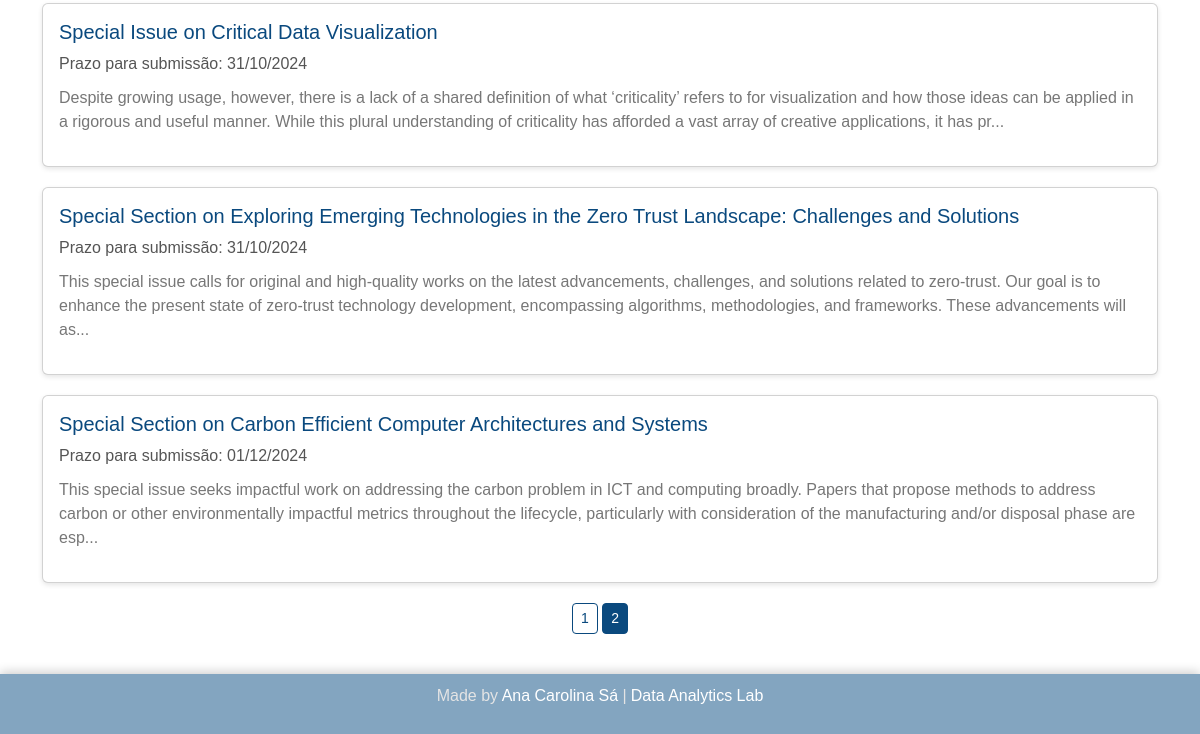
Before: /search?page=2 (lower part) with the older database file.
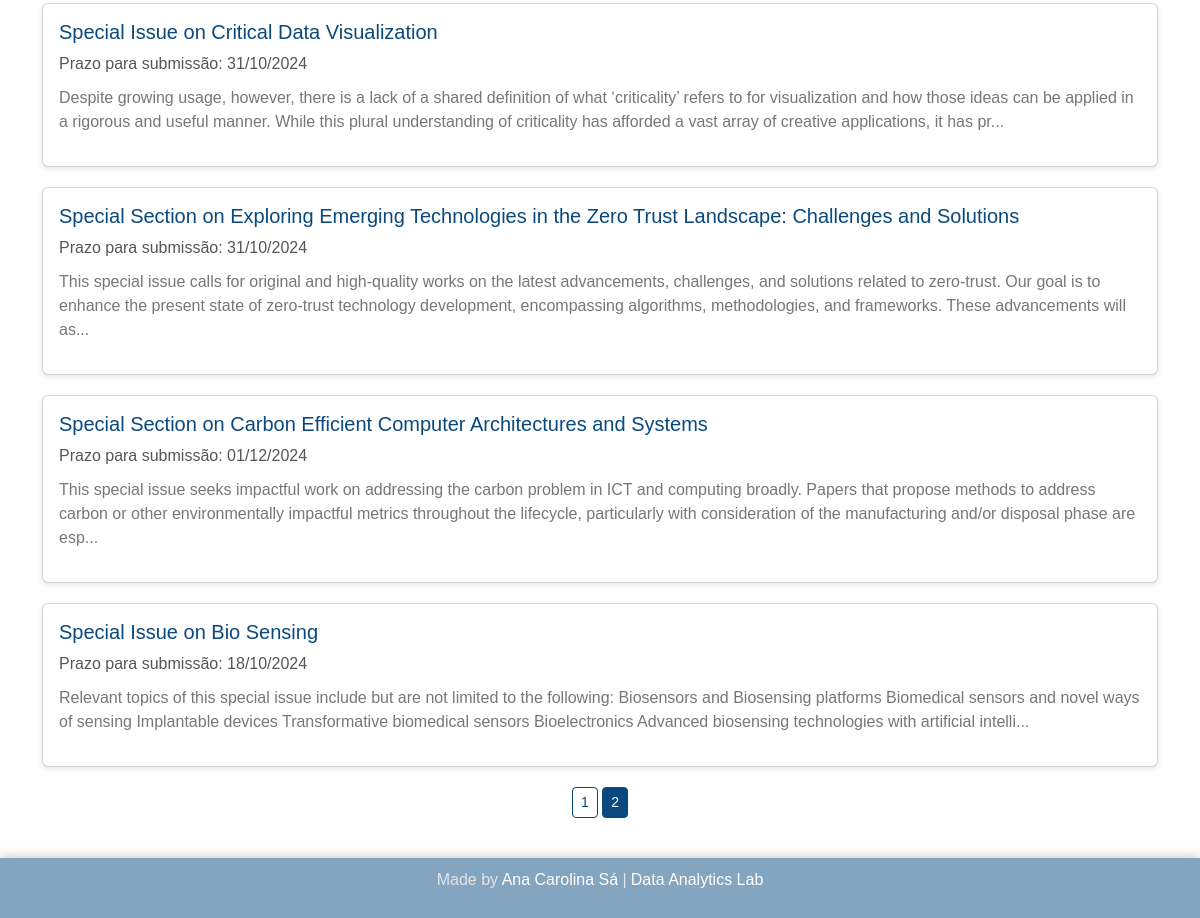
After: the same page with the newer database file.
### website/adm/models.py (models this page shows)
class SPI(db.Model):
    id = db.Column(db.Integer, primary_key=True)
    editora = db.Column(db.String, unique=False, nullable=False)
    revista = db.Column(db.String, unique=False, nullable=False)
    titulo = db.Column(db.String, unique=False, nullable=False)
    link = db.Column(db.String, unique=True, nullable=False)
    prazo = db.Column(db.Date, unique=False, nullable=False)
    datanot = db.Column(db.Date, unique=False, nullable=False)
    detalhes = db.Column(db.String, unique=False, nullable=False)

### website/users/users_rotas.py (the view)
@app.route('/search', methods=['GET', 'POST'])
def users_search():
    if request.method == 'POST':
        form = request.form
        search_value = form['search-box']
        session['search_value'] = search_value  # Armazena na sessão
        search = f"%{search_value}%"
        specialissues = SPI.query.filter(
            SPI.titulo.like(search) | SPI.detalhes.like(search)
        ).paginate(page=1, per_page=20)
        return render_template('users/users_busca.html', specialissues=specialissues, search_value=search_value)
    else:
        page = request.args.get('page', 1, type=int)
        per_page = 20
        search_value = session.get('search_value', '')  # Obtém da sessão
        if page == 1 and search_value:
            specialissues = SPI.query.filter(
                SPI.titulo.like(f"%{search_value}%") | SPI.detalhes.like(f"%{search_value}%")
            ).paginate(page=1, per_page=20)
        else:
            specialissues = SPI.query.paginate(page=page, per_page=per_page)
    return render_template('users/users_busca.html', specialissues=specialissues, search_value=search_value)

### website/templates/users/users_busca.html
{% extends 'layout.html' %}
{% block content %}
{% include 'users/users_navbar.html' %}
<link rel="stylesheet" type="text/css" href="{{ url_for('static', filename='css/busca.css') }}">
<div class="container">
    <div class="row">
        {% if specialissues.items %}
            {% for spi in specialissues.items %}
                <div class="col-md-12">
                    <div class="card special-issue">
                        <a href="{{ url_for('users_detalhes', id=spi.id) }}" style="text-decoration: none; color: inherit;">
                            <div class="card-body">
                                <h5 class="card-title">{{ spi.titulo }}</h5>
                                <p class="date">Prazo para submissão: {{ spi.prazo.strftime('%d/%m/%Y') }}</p>
                                <p class="description">{{ spi.detalhes[:300] }}...</p>
                            </div>
                        </a>
                    </div>
                </div>
            {% endfor %}
        {% else %}
            <li class="aviso">Sem resultados para essa pesquisa</li>
        {% endif %}
    </div>
    <div class="col text-center">
        <form method="POST">
            {% for page_num in specialissues.iter_pages() %}
                {% if page_num %}
                    {% if specialissues.page == page_num %}
                        <a href="{{ url_for('users_search', page=page_num) }}" class="btn btn-primary btn-sm">{{ page_num }}</a>
                    {% else %}
                        <a href="{{ url_for('users_search', page=page_num) }}" class="btn btn-outline-primary btn-sm">{{ page_num }}</a>
                    {% endif %}
                {% else %}
                    ...
                {% endif %}
            {% endfor %}
        </form>
    </div>
</div>
{% include 'footer.html' %}
{% endblock content %}

Changed rows visible on the page:
added SPI: titulo "Special Issue on Bio Sensing", prazo "18/10/2024", detalhes "Relevant topics of this special issue include but are not limited to the following: Biosensors and Biosensing platforms Biomedical sensors and novel ways of sensing Implantable devices Transformative biomedical sensors Bioelectronics Advanced biosensing technologies with artificial intelli"
